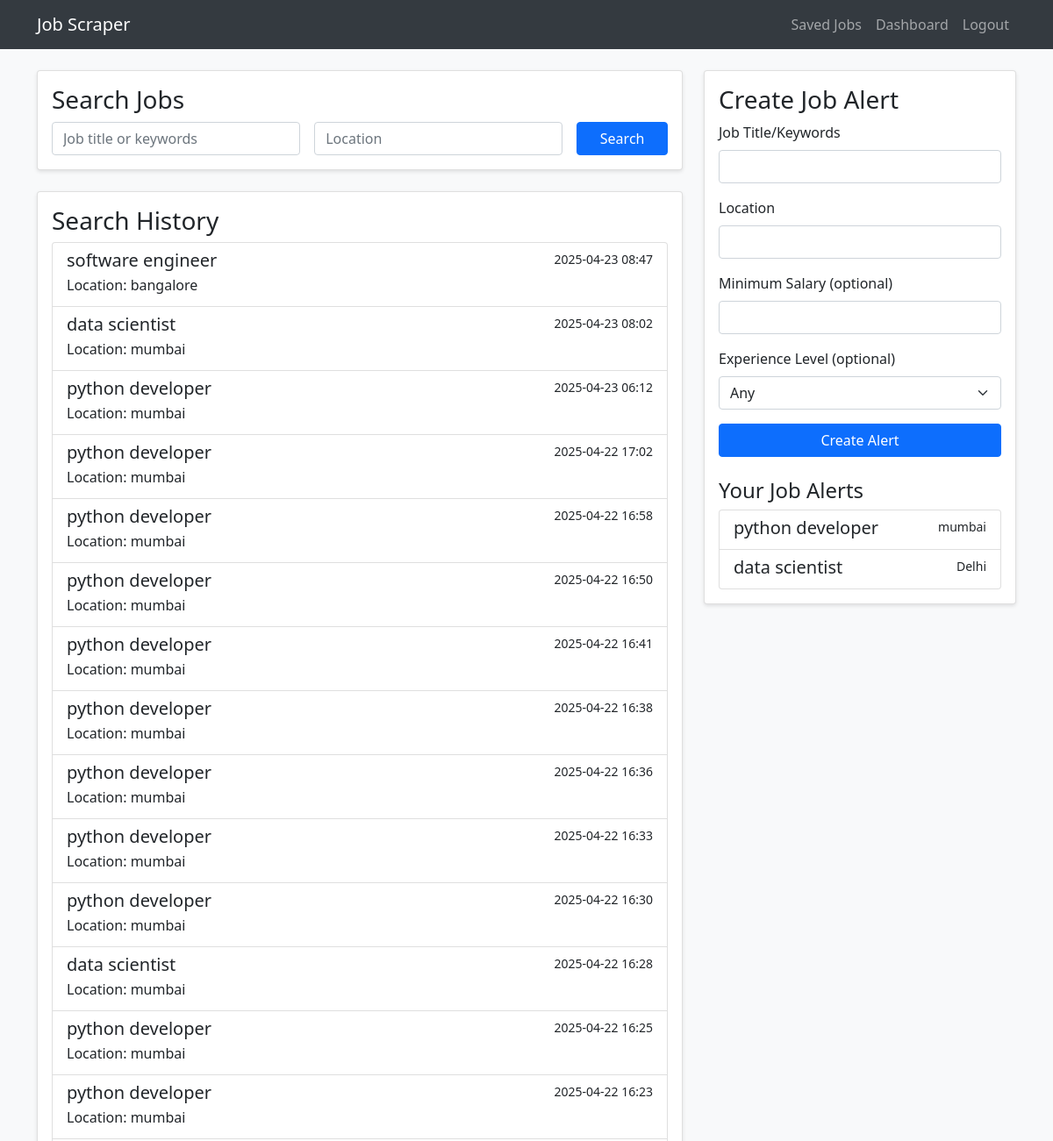
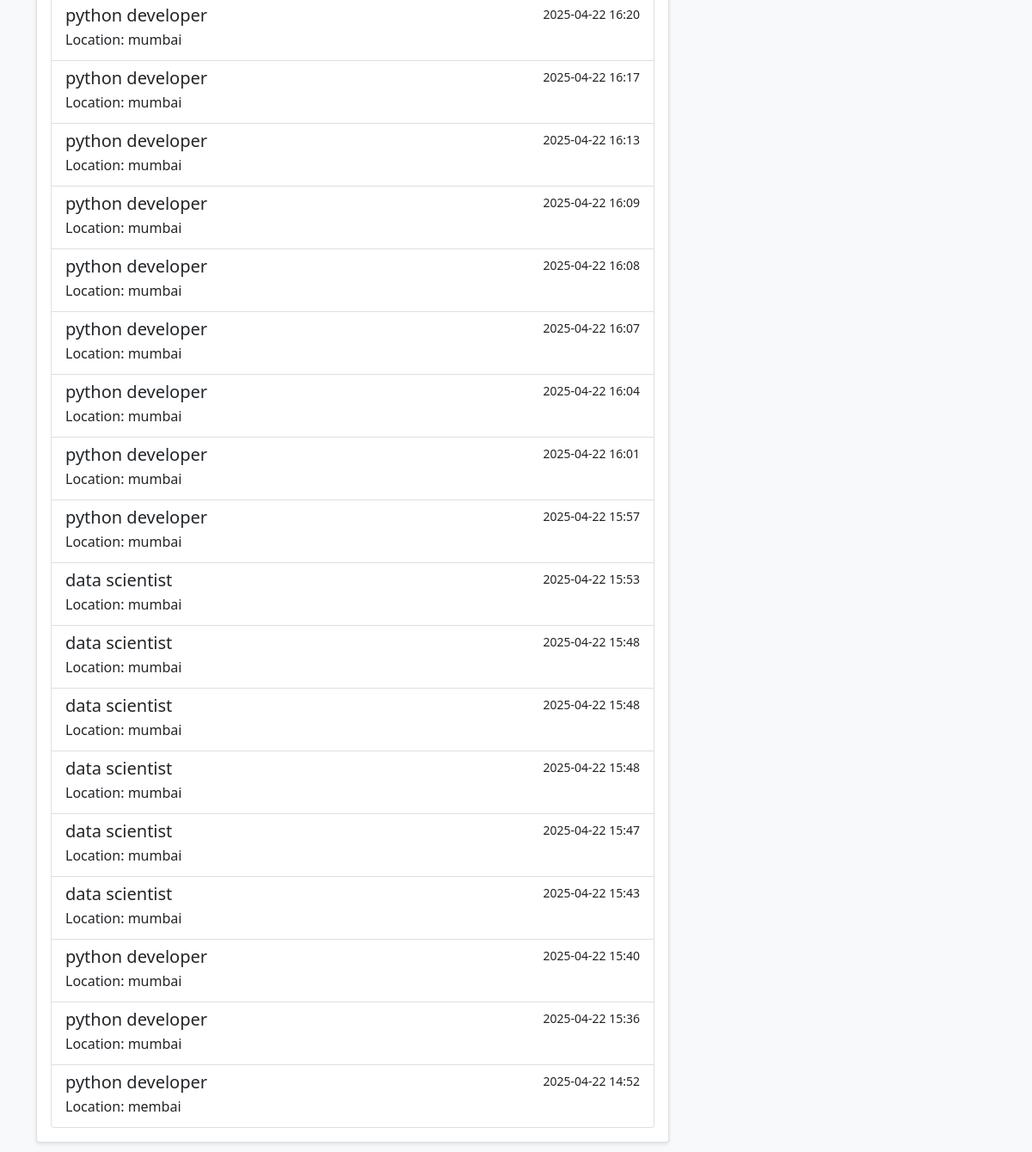
Page /dashboard (signed in) on the committed database (2 pictures, top to bottom).
### app.py (models this page shows)
class SearchHistory(db.Model):
    id = db.Column(db.Integer, primary_key=True)
    keyword = db.Column(db.String(200), nullable=False)
    location = db.Column(db.String(200))
    timestamp = db.Column(db.DateTime, default=datetime.utcnow)
    user_id = db.Column(db.Integer, db.ForeignKey('user.id'), nullable=False)

class JobAlert(db.Model):
    id = db.Column(db.Integer, primary_key=True)
    keyword = db.Column(db.String(200), nullable=False)
    location = db.Column(db.String(200))
    min_salary = db.Column(db.Integer)
    experience = db.Column(db.String(100))
    user_id = db.Column(db.Integer, db.ForeignKey('user.id'), nullable=False)

### app.py (the view)
@app.route('/dashboard')
@login_required
def dashboard():
    search_history = SearchHistory.query.filter_by(user_id=current_user.id).order_by(SearchHistory.timestamp.desc()).all()
    job_alerts = JobAlert.query.filter_by(user_id=current_user.id).all()
    return render_template('dashboard.html', search_history=search_history, job_alerts=job_alerts)

### app.py (called while the page is built)
@login_manager.user_loader
def load_user(user_id):
    return User.query.get(int(user_id))

### templates/dashboard.html (shortened to what this page needs)
{% extends "base.html" %}
{% block content %}
<div class="row">
    <div class="col-md-8">
        <div class="card mb-4">
            <div class="card-body">
                <h3 class="card-title">Search Jobs</h3>
                <form action="{{ url_for('search') }}" method="POST">
                    <div class="row g-3">
                        <div class="col-md-5">
                            <input type="text" class="form-control" name="keyword" placeholder="Job title or keywords" required>
                        </div>
                        <div class="col-md-5">
                            <input type="text" class="form-control" name="location" placeholder="Location" required>
                        </div>
                        <div class="col-md-2">
                            <button type="submit" class="btn btn-primary w-100">Search</button>
                        </div>
                    </div>
                </form>
            </div>
        </div>
        <div class="card">
            <div class="card-body">
                <h3 class="card-title">Search History</h3>
                {% if search_history %}
                    <div class="list-group">
                        {% for search in search_history %}
                            <div class="list-group-item">
                                <div class="d-flex w-100 justify-content-between">
                                    <h5 class="mb-1">{{ search.keyword }}</h5>
                                    <small>{{ search.timestamp.strftime('%Y-%m-%d %H:%M') }}</small>
                                </div>
                                <p class="mb-1">Location: {{ search.location }}</p>
                            </div>
                        {% endfor %}
                    </div>
                {% else %}
                    <p>No search history yet.</p>
                {% endif %}
            </div>
        </div>
    </div>
    <div class="col-md-4">
        <div class="card">
            <div class="card-body">
                <h3 class="card-title">Create Job Alert</h3>
                <form action="{{ url_for('create_alert') }}" method="POST">
                    <div class="mb-3">
                        <label for="keyword" class="form-label">Job Title/Keywords</label>
                        <input type="text" class="form-control" id="keyword" name="keyword" required>
                    </div>
                    <div class="mb-3">
                        <label for="location" class="form-label">Location</label>
                        <input type="text" class="form-control" id="location" name="location" required>
                    </div>
                    <div class="mb-3">
                        <label for="min_salary" class="form-label">Minimum Salary (optional)</label>
                        <input type="number" class="form-control" id="min_salary" name="min_salary">
                    </div>
                    <div class="mb-3">
                        <label for="experience" class="form-label">Experience Level (optional)</label>
                        <select class="form-select" id="experience" name="experience">
                            <option value="">Any</option>
                        </select>
                    </div>
                    <button type="submit" class="btn btn-primary w-100">Create Alert</button>
                </form>
                <h4 class="mt-4">Your Job Alerts</h4>
                {% if job_alerts %}
                    <div class="list-group">
                        {% for alert in job_alerts %}
                            <div class="list-group-item">
                                <div class="d-flex w-100 justify-content-between">
                                    <h5 class="mb-1">{{ alert.keyword }}</h5>
                                    <small>{{ alert.location }}</small>
                                </div>
                            </div>
                        {% endfor %}
                    </div>
                {% else %}
                    <p>No job alerts yet.</p>
                {% endif %}
            </div>
        </div>
    </div>
</div>
{% endblock %}

### templates/base.html (shortened to what this page needs)
<!DOCTYPE html>
<html lang="en">
<head>
    <link href="https://cdn.jsdelivr.net/npm/bootstrap@5.1.3/dist/css/bootstrap.min.css" rel="stylesheet">
</head>
<body>
    <nav class="navbar navbar-expand-lg navbar-dark fixed-top">
        <div class="container">
            <a class="navbar-brand" href="{{ url_for('index') }}">Job Scraper</a>
            <div class="collapse navbar-collapse" id="navbarNav">
                <ul class="navbar-nav ms-auto">
                    <li class="nav-item">
                        <a class="nav-link" href="{{ url_for('saved_jobs') }}">Saved Jobs</a>
                    </li>
                    {% if current_user.is_authenticated %}
                        <li class="nav-item">
                            <a class="nav-link" href="{{ url_for('dashboard') }}">Dashboard</a>
                        </li>
                        <li class="nav-item">
                            <a class="nav-link" href="{{ url_for('logout') }}">Logout</a>
                        </li>
                    {% endif %}
                </ul>
            </div>
        </div>
    </nav>
    <div class="container mt-5">
        {% block content %}{% endblock %}
    </div>
</body>
</html>

### templates/base.html (style rules this page uses)
body { padding-top: 2rem; background-color: #f8f9fa; }
.navbar { background-color: #343a40; }
.card { margin-bottom: 1rem; box-shadow: 0 2px 4px rgba(0,0,0,0.1); }

### rows in the picture
SearchHistory: keyword "software engineer", timestamp "2025-04-23 08:47", location "bangalore"
SearchHistory: keyword "data scientist", timestamp "2025-04-23 08:02", location "mumbai"
SearchHistory: keyword "python developer", timestamp "2025-04-23 06:12", location "mumbai"
SearchHistory: keyword "python developer", timestamp "2025-04-22 17:02", location "mumbai"
SearchHistory: keyword "python developer", timestamp "2025-04-22 16:58", location "mumbai"
SearchHistory: keyword "python developer", timestamp "2025-04-22 16:50", location "mumbai"
SearchHistory: keyword "python developer", timestamp "2025-04-22 16:41", location "mumbai"
SearchHistory: keyword "python developer", timestamp "2025-04-22 16:38", location "mumbai"
SearchHistory: keyword "python developer", timestamp "2025-04-22 16:36", location "mumbai"
SearchHistory: keyword "python developer", timestamp "2025-04-22 16:33", location "mumbai"
SearchHistory: keyword "python developer", timestamp "2025-04-22 16:30", location "mumbai"
SearchHistory: keyword "data scientist", timestamp "2025-04-22 16:28", location "mumbai"
SearchHistory: keyword "python developer", timestamp "2025-04-22 16:25", location "mumbai"
SearchHistory: keyword "python developer", timestamp "2025-04-22 16:23", location "mumbai"
SearchHistory: keyword "python developer", timestamp "2025-04-22 16:20", location "mumbai"
SearchHistory: keyword "python developer", timestamp "2025-04-22 16:17", location "mumbai"
SearchHistory: keyword "python developer", timestamp "2025-04-22 16:13", location "mumbai"
SearchHistory: keyword "python developer", timestamp "2025-04-22 16:09", location "mumbai"
SearchHistory: keyword "python developer", timestamp "2025-04-22 16:08", location "mumbai"
SearchHistory: keyword "python developer", timestamp "2025-04-22 16:07", location "mumbai"
SearchHistory: keyword "python developer", timestamp "2025-04-22 16:04", location "mumbai"
SearchHistory: keyword "python developer", timestamp "2025-04-22 16:01", location "mumbai"
SearchHistory: keyword "python developer", timestamp "2025-04-22 15:57", location "mumbai"
SearchHistory: keyword "data scientist", timestamp "2025-04-22 15:53", location "mumbai"
SearchHistory: keyword "data scientist", timestamp "2025-04-22 15:48", location "mumbai"
SearchHistory: keyword "data scientist", timestamp "2025-04-22 15:48", location "mumbai"
SearchHistory: keyword "data scientist", timestamp "2025-04-22 15:48", location "mumbai"
SearchHistory: keyword "data scientist", timestamp "2025-04-22 15:47", location "mumbai"
SearchHistory: keyword "data scientist", timestamp "2025-04-22 15:43", location "mumbai"
SearchHistory: keyword "python developer", timestamp "2025-04-22 15:40", location "mumbai"
SearchHistory: keyword "python developer", timestamp "2025-04-22 15:36", location "mumbai"
SearchHistory: keyword "python developer", timestamp "2025-04-22 14:52", location "membai"
JobAlert: keyword "python developer", location "mumbai"
JobAlert: keyword "data scientist", location "Delhi"
